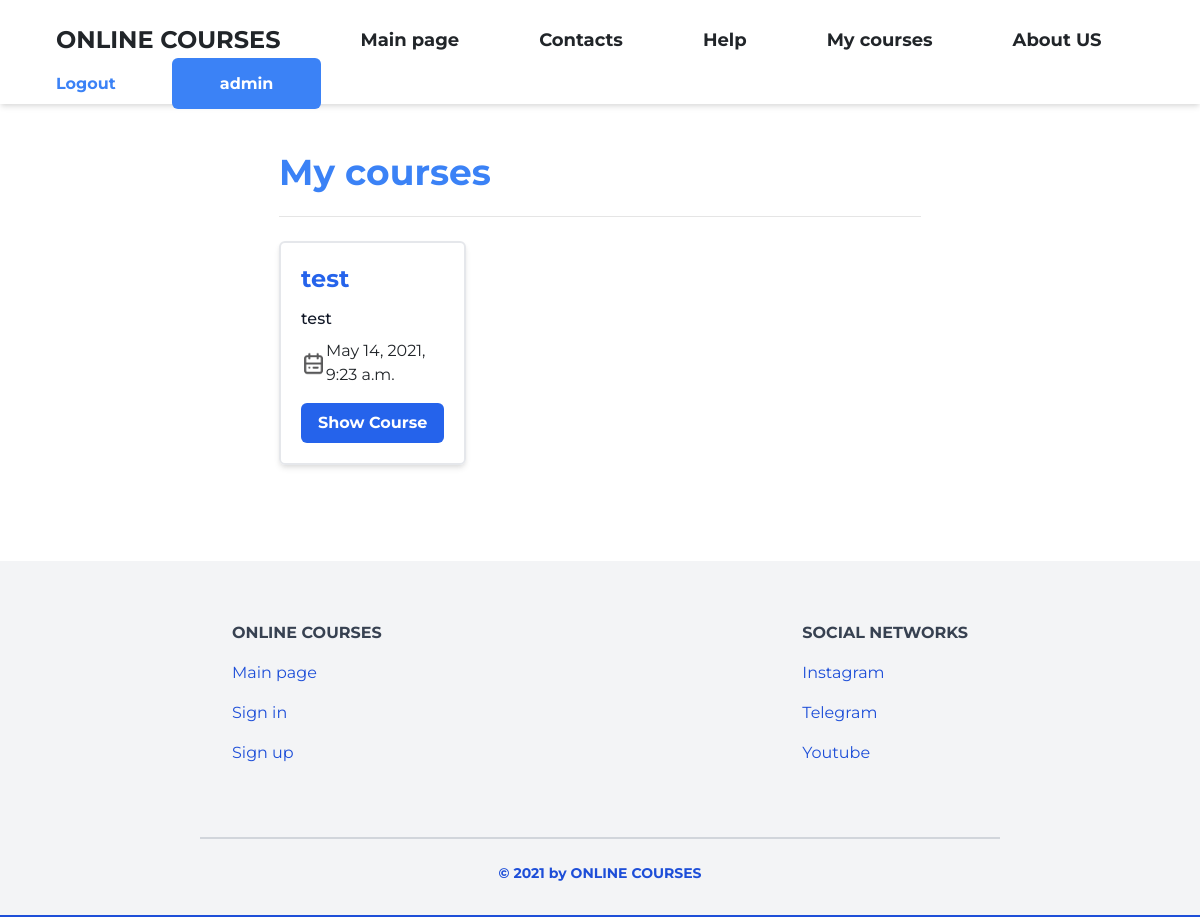
Before: /my_curses/ (signed in) with the older database file.
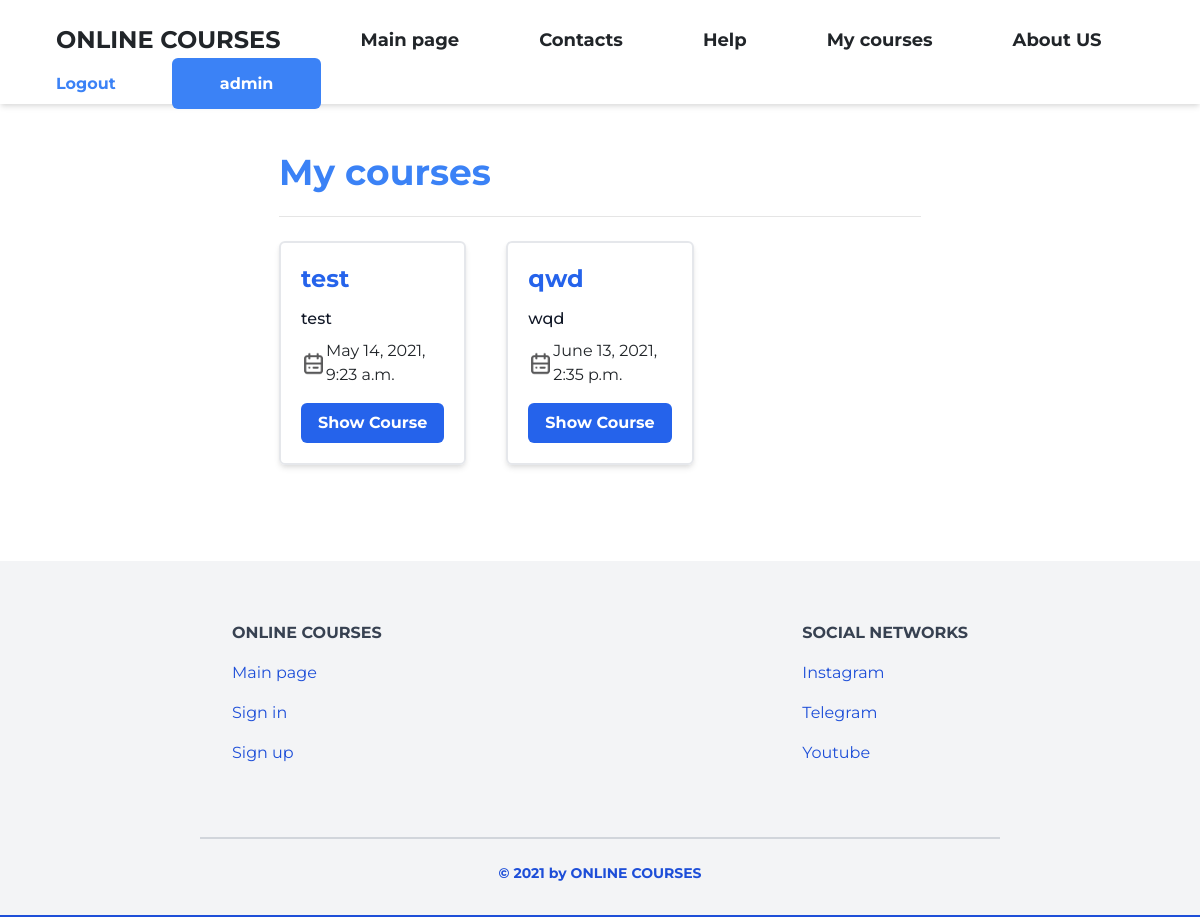
After: the same page with the newer database file.
### app/models.py (models this page shows, shortened)
class SimpleUser(AbstractUser):
    def __str__(self):
        return self.username
    def get_name(self):
        return self.username

class Purchased_Courses(models.Model):
    pc_date = models.DateTimeField('date purchased', auto_now_add=True)
    pc_user = models.ForeignKey(SimpleUser, on_delete=models.CASCADE)
    pc_course = models.ForeignKey(Courses, on_delete=models.CASCADE)

class Courses(models.Model):
    course_name = models.CharField(max_length=1000)
    course_description = models.TextField('description')
    course_date = models.DateTimeField('date created', auto_now_add=True)
    sum_rating = models.FloatField(default=0.0)
    count_rating = models.FloatField(default=0.0)
    course_requirements = models.TextField('requirements')

### app/views.py (the view)
# urls.py: path("my_curses/", my_courses, name="my_curses"),
def my_courses(request):
    result = Purchased_Courses.objects.filter(pc_user=request.user.id)
    return render(request, "app/my_courses.html",
                  {"result": result, "empty_result": "There is no courses"})

### app/templates/app/my_courses.html (shortened to what this page needs)
{% extends "app/layout.html" %}
{% load static %}
{% block content %}
    {%if user.is_authenticated%}
        {% if result %}
            <div class="px-44 my-12">
                <h1 class="text-4xl text-blue-500 font-bold">My courses</h1>
                <br>
                <hr>
                <br>
                <div class="grid grid-cols-3 gap-10">
                    {% for course in result %}
                        <div class="shadow-md rounded-md border-2">
                            <div class="card-body">
                                <h5 class="card-title text-2xl font-bold text-blue-600">{{course.pc_course.course_name}}</h5>
                                <p class="card-text text-gray-900 font-medium">{{course.pc_course.course_description|truncatewords:10}}</p>
                                <div class="flex items-center my-2">
                                    <img src="{% static 'app/img/ICON/calendar.png' %}" width="25" height="25">
                                    <p class="">{{course.pc_course.course_date}}</p>
                                </div>
                                <a style="text-decoration: none" href="{% url 'get_course_by_id' course.pc_course.id%}" class="text-white bg-blue-600 px-3 py-2 rounded-md mt-3 block w-full text-center font-bold focus:outline-none focus:ring-2 hover:bg-blue-700 transition button-highlight buy-course-button">
                                    Show Course
                                </a>
                            </div>
                        </div>
                    {% endfor %}
                </div>
            </div>
        {% else %}
            {{empty_result}}
        {% endif %}
    {% endif %}
{%endblock%}

### app/templates/app/layout.html (shortened to what this page needs)
<!DOCTYPE html>
<html lang="en">
<head>
    {% load static %}
    <link rel="stylesheet" href="https://stackpath.bootstrapcdn.com/bootstrap/4.5.0/css/bootstrap.min.css"
>
    <link href="https://unpkg.com/tailwindcss@^2/dist/tailwind.min.css" rel="stylesheet">
    <link href="{% static 'app/css/custom.css' %}" rel="stylesheet">
</head>
<body>
    <nav class="navbar shadow-md">
        <ul class="nav-links flex items-center py-2">
            <a href="/" style="text-decoration: none" class="hover:text-blue-500 transition text-2xl font-bold px-4 py-2 mx-3 logo">
                <span>
                    ONLINE COURSES
                </span>
            </a>
            <li class="text-lg font-bold px-4 py-2 mx-3 nav-item active"><a style="text-decoration: none" class="hover:text-blue-500 transition" href="/">Main page</a></li>
            <li class="text-lg font-bold px-4 py-2 mx-3 nav-item"><a style="text-decoration: none" class="hover:text-blue-500 transition" href="{% url 'contactUs' %}">Contacts</a></li>
            <li class="text-lg font-bold px-4 py-2 mx-3 nav-item"><a style="text-decoration: none" class="hover:text-blue-500 transition" href="{% url 'help' %}">Help</a></li>
            {% if user.is_authenticated%}
            <li class="text-lg font-bold px-4 py-2 mx-3 nav-item"><a style="text-decoration: none" class="hover:text-blue-500 transition" href="{% url 'my_curses' %}">My courses</a></li>
            {%endif%}
            <li class="text-lg font-bold px-4 py-2 mx-3 nav-item"><a style="text-decoration: none" class="hover:text-blue-500 transition" href="{% url 'aboutUs' %}">About US</a></li>
        </ul>
        {%block login%}
        {% if user.is_authenticated%}
        <ul class="nav-links flex items-center">
            <li><a class="px-4 py-2 mx-3 font-bold hover:text-blue-400 transition text-blue-500 nav-item colored cursor-pointer no-underline" href="{% url 'logout' %}">Logout</a></li>
            <li><a class="px-5 py-3 mx-3 font-bold hover:bg-blue-400 transition text-white bg-blue-500 rounded-md nav-item button cursor-pointer" style="text-decoration: none" >{{user.username}}</a></li>
        </ul>
        {%endif%}
        {%endblock%}
    </nav>
    <div class="container">
        {% block content %}
        {% endblock %}
    </div>
    <footer class="px-44 mt-24 footer bg-gray-100 relative pt-1 border-b-2 border-blue-700 ">
        <div class="container mx-auto px-6">
            <div class="sm:flex sm:mt-8">
                <div class="mt-8 sm:mt-0 sm:w-full sm:px-8 flex flex-col md:flex-row justify-between">
                    <div class="flex flex-col">
                        <span class="font-bold text-gray-700 uppercase mt-4 md:mt-0 mb-2">ONLINE COURSES</span>
                        <span class="my-2"><a href="/" class="text-blue-700  text-md hover:text-blue-500">Main page</a></span>
                        <span class="my-2"><a href="/login" class="text-blue-700  text-md hover:text-blue-500">Sign in</a></span>
                        <span class="my-2"><a href="/register" class="text-blue-700  text-md hover:text-blue-500">Sign up</a></span>
                    </div>
                    <div class="flex flex-col">
                        <span class="font-bold text-gray-700 uppercase mt-4 md:mt-0 mb-2">SOCIAL NETWORKS</span>
                        <span class="my-2"><a href="#" class="text-blue-700 text-md hover:text-blue-500">Instagram</a></span>
                        <span class="my-2"><a href="#" class="text-blue-700  text-md hover:text-blue-500">Telegram</a></span>
                        <span class="my-2"><a href="#" class="text-blue-700 text-md hover:text-blue-500">Youtube</a></span>
                    </div>
                </div>
            </div>
        </div>
        <div class="container mx-auto px-6">
            <div class="mt-16 border-t-2 border-gray-300 flex flex-col items-center">
                <div class="sm:w-2/3 text-center py-6">
                    <p class="text-sm text-blue-700 font-bold mb-2">
                        © 2021 by ONLINE COURSES
                    </p>
                </div>
            </div>
        </div>
    </footer>
</body>
</html>

### app/static/app/css/custom.css (style rules this page uses)
* { font-family: 'Montserrat', sans-serif; }

Changed rows visible on the page:
added Purchased_Courses: pc_course.course_name "qwd", pc_course.course_description "wqd", pc_course.course_date "June 13, 2021, 2:35 p.m."
